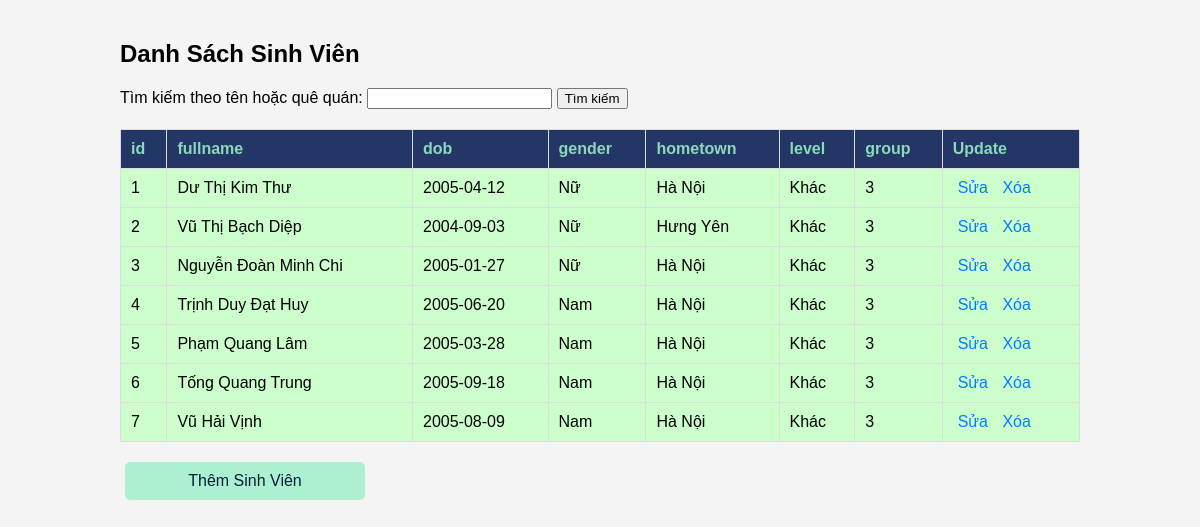
The page / on the database its author committed.
### tables this page shows
CREATE TABLE `table_students` (
  `id` int(50) NOT NULL,
  `fullname` varchar(250) NOT NULL,
  `dob` date NOT NULL,
  `gender` int(20) NOT NULL,
  `hometown` varchar(255) NOT NULL,
  `level` int(11) NOT NULL,
  `group` int(11) NOT NULL
);

### index.php (the view, shortened to what this page needs)
<?php
include "connect.php";
$search_query = "";
if (empty($search_query)) {
    $sql = "SELECT id, fullname, dob, gender, hometown, level, `group` FROM table_Students";
} else {
    $sql = "SELECT id, fullname, dob, gender, hometown, level, `group` FROM table_Students
            WHERE fullname LIKE '%$search_query%' OR hometown LIKE '%$search_query%'";$result = $conn->query($sql);
}
$result = $conn->query($sql);
if ($result->num_rows > 0) {
    echo "<!DOCTYPE html>
    <html lang='vi'>
    <head>
    </head>
    <body>
        <div class='container'>
            <h2>Danh Sách Sinh Viên</h2>
            <form method='post' class='search-box'>
                <label for='search'>Tìm kiếm theo tên hoặc quê quán:</label>
                <input type='text' id='search' name='search' value='" . htmlspecialchars($search_query) . "' required>
                <button type='submit' name='search_button'>Tìm kiếm</button>
            </form>
            <table>
                <tr>
<th>id</th>
                    <th>fullname</th>
                    <th>dob</th>
                    <th>gender</th>
                    <th>hometown</th>
                    <th>level</th>
                    <th>group</th>
                    <th>Update</th>
                </tr>";
    while ($row = $result->fetch_assoc()) {
        echo "<tr>
                <td>" . $row['id'] . "</td>
                <td>" . $row['fullname'] . "</td>
                <td>" . $row['dob'] . "</td>
                <td>" . ($row['gender'] == 1 ? 'Nam' : 'Nữ') . "</td>
                <td>" . $row['hometown'] . "</td>
                <td>" . ($row['level'] == 0 ? 'Tiến Sĩ' : ($row['level'] == 1 ? 'Thạc Sĩ' : ($row['level'] == 2 ? 'Kỹ Sư' : 'Khác'))) . "</td>
                <td>" . $row['group'] . "</td>
                <td>
                    <a href='edit.php?id=" . $row['id'] . "'>Sửa</a>
                    <a href='delete.php?id=" . $row['id'] . "'>Xóa</a>
                </td>
              </tr>";
    }
    echo "</table>
        <div>
            <a href='add.php' class='button'>Thêm Sinh Viên</a>
        </div>
        </div>
    </body>
    </html>";
} else {
    echo "Không có dữ liệu sinh viên nào!";
}
?>

### index.php (style rules this page uses)
body { font-family: Arial, sans-serif; background-color: #f4f4f4; margin: 0; padding: 0; }
table { width: 100%; border-collapse: collapse; margin-top: 20px; background-color: #fff; }
th, td { padding: 10px; text-align: left; border: 1px solid #ddd; }
th { background-color: #243665; color: #8BD8BD; }
tr { background-color: #CCFFCC; }
a { text-decoration: none; color: #007BFF; margin: 5px; }
.container { width: 80%; margin: auto; overflow: hidden; padding: 20px; }
.button { background-color: #ADEFD1FF; color: #00203FFF; padding: 10px 20px; text-align: center; border-radius: 5px; text-decoration: none; margin-top: 20px; display: block; width: 200px; }

### rows shown on the page
table_students: id "1", fullname "Dư Thị Kim Thư", dob "2005-04-12", gender "Nữ", hometown "Hà Nội", level "Khác", group "3"
table_students: id "2", fullname "Vũ Thị Bạch Diệp", dob "2004-09-03", gender "Nữ", hometown "Hưng Yên", level "Khác", group "3"
table_students: id "3", fullname "Nguyễn Đoàn Minh Chi", dob "2005-01-27", gender "Nữ", hometown "Hà Nội", level "Khác", group "3"
table_students: id "4", fullname "Trịnh Duy Đạt Huy", dob "2005-06-20", gender "Nam", hometown "Hà Nội", level "Khác", group "3"
table_students: id "5", fullname "Phạm Quang Lâm", dob "2005-03-28", gender "Nam", hometown "Hà Nội", level "Khác", group "3"
table_students: id "6", fullname "Tống Quang Trung", dob "2005-09-18", gender "Nam", hometown "Hà Nội", level "Khác", group "3"
table_students: id "7", fullname "Vũ Hải Vịnh", dob "2005-08-09", gender "Nam", hometown "Hà Nội", level "Khác", group "3"
